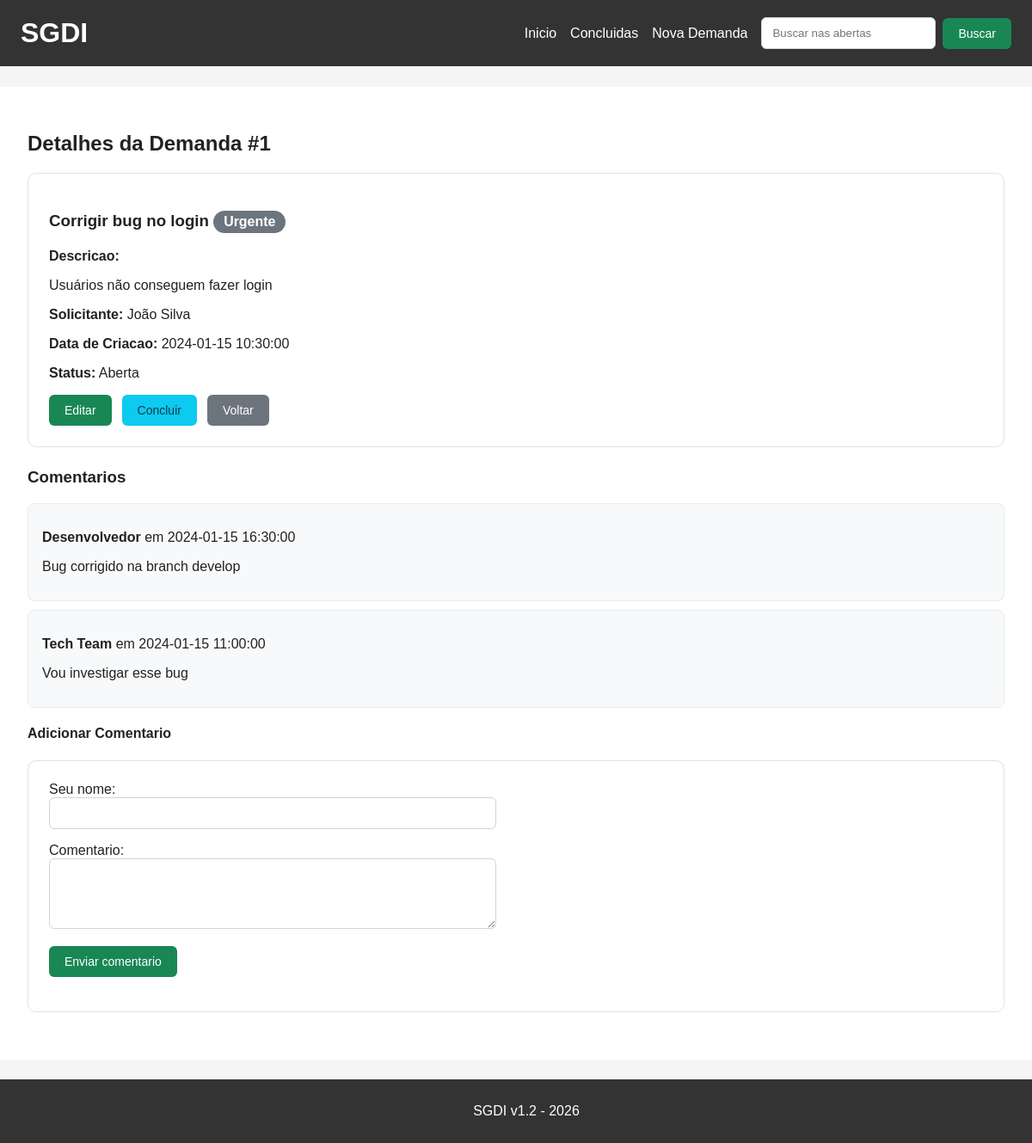
The app's page /detalhes/1, older data.
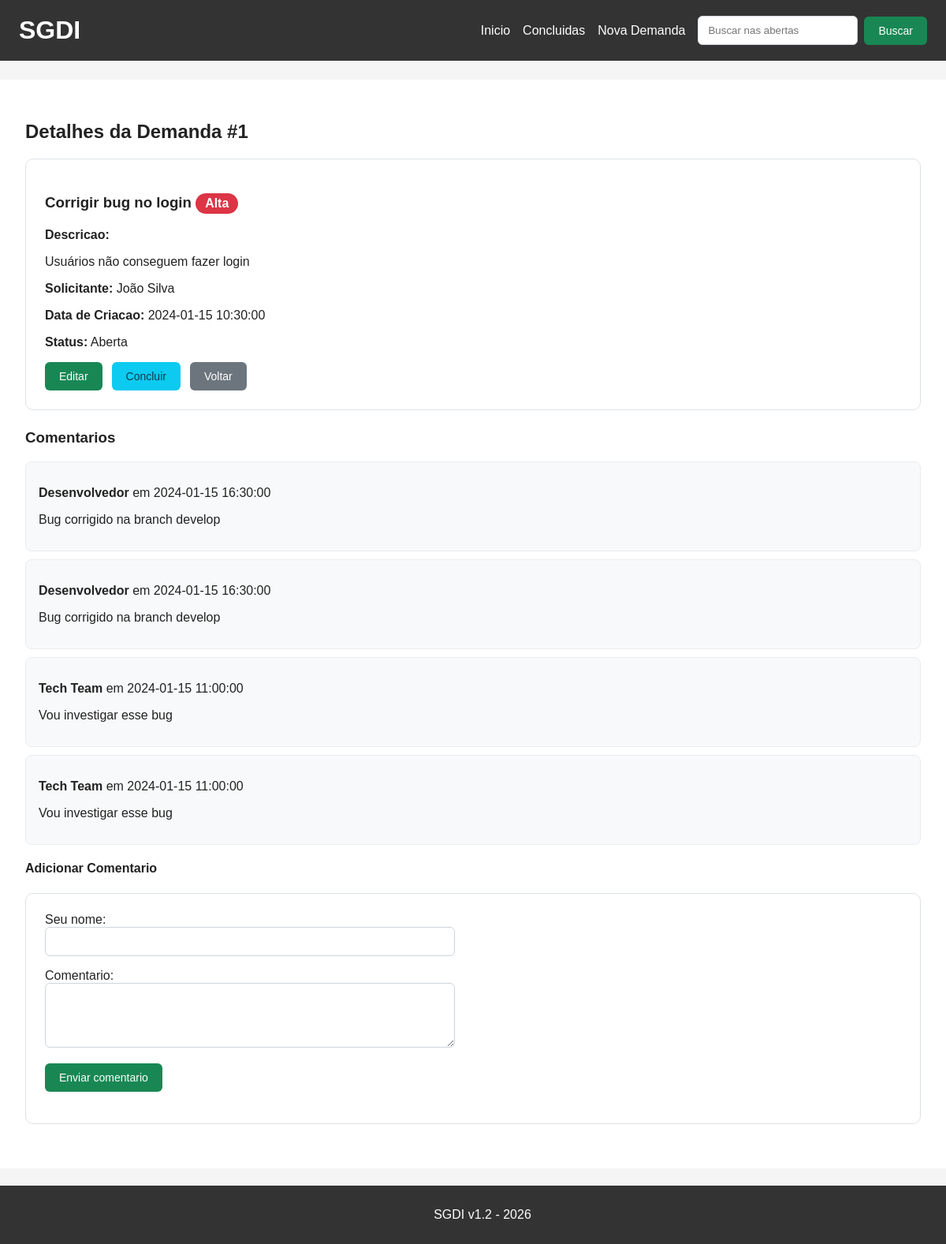
The same page, newer data.
### tables this page shows
CREATE TABLE demandas (
    id INTEGER PRIMARY KEY AUTOINCREMENT,
    titulo TEXT NOT NULL,
    descricao TEXT NOT NULL,
    solicitante TEXT NOT NULL,
    prioridade TEXT NOT NULL DEFAULT 'Média',
    status TEXT NOT NULL DEFAULT 'Aberta',
    data_criacao TEXT NOT NULL
);

CREATE TABLE comentarios (
    id INTEGER PRIMARY KEY AUTOINCREMENT,
    demanda_id INTEGER NOT NULL,
    comentario TEXT NOT NULL,
    autor TEXT NOT NULL,
    data TEXT NOT NULL,
    FOREIGN KEY (demanda_id) REFERENCES demandas(id) ON DELETE CASCADE
);

### app.py (the view)
@app.route("/detalhes/<int:id>")
def detalhes(id):
    conn = get_db()
    try:
        demanda = conn.execute("SELECT * FROM demandas WHERE id = ?", (id,)).fetchone()
        if not demanda:
            abort(404)
        comentarios = conn.execute(
            "SELECT * FROM comentarios WHERE demanda_id = ? ORDER BY data DESC",
            (id,),
        ).fetchall()
    finally:
        conn.close()
    rota_voltar = "concluidas" if demanda["status"] == STATUS_CONCLUIDA else "index"
    return render_template(
        "detalhes.html",
        demanda=demanda,
        comentarios=comentarios,
        rota_voltar=rota_voltar,
    )

### app.py (called while the page is built)
def get_db():
    return get_db_connection()

@app.template_filter("priority_slug")
def priority_slug(value):
    return PRIORIDADE_SLUGS.get(value, "neutra")

### database.py (called while the page is built)
def get_db_connection():
    conn = sqlite3.connect(DB_PATH)
    conn.row_factory = sqlite3.Row
    conn.execute("PRAGMA foreign_keys = ON")
    return conn

### templates/detalhes.html (shortened to what this page needs)
{% extends "base.html" %}
{% block content %}
<h2>Detalhes da Demanda #{{ demanda['id'] }}</h2>
<div class="detail-card">
    <h3>
        {{ demanda['titulo'] }}
        <span class="badge prioridade-{{ demanda['prioridade']|priority_slug }}">{{ demanda['prioridade'] }}</span>
    </h3>
    <p><strong>Descricao:</strong></p>
    <p>{{ demanda['descricao'] }}</p>
    <p><strong>Solicitante:</strong> {{ demanda['solicitante'] }}</p>
    <p><strong>Data de Criacao:</strong> {{ demanda['data_criacao'] }}</p>
    <p><strong>Status:</strong> {{ demanda['status'] }}</p>
    <div class="form-actions">
        {% if demanda['status'] == 'Aberta' %}
            <a href="{{ url_for('editar', id=demanda['id']) }}" class="button-link">Editar</a>
            <form method="POST" action="{{ url_for('concluir', id=demanda['id']) }}">
                <button type="submit" class="info-button">Concluir</button>
            </form>
        {% else %}
            <form method="POST" action="{{ url_for('reabrir', id=demanda['id']) }}">
                <button type="submit" class="warning-button">Reabrir</button>
            </form>
        {% endif %}
        <a href="{{ url_for(rota_voltar) }}" class="button-link secondary-link">Voltar</a>
    </div>
</div>
<h3>Comentarios</h3>
{% if comentarios %}
    {% for comentario in comentarios %}
        <div class="comment-card">
            <p><strong>{{ comentario['autor'] }}</strong> em {{ comentario['data'] }}</p>
            <p>{{ comentario['comentario'] }}</p>
        </div>
    {% endfor %}
{% else %}
    <p class="empty-state">Nenhum comentario registrado.</p>
{% endif %}
<h4>Adicionar Comentario</h4>
<form method="POST" action="{{ url_for('adicionar_comentario', demanda_id=demanda['id']) }}" class="form-card">
    <div>
        <label for="autor">Seu nome:</label><br>
        <input type="text" id="autor" name="autor" size="30" required>
    </div>
    <div>
        <label for="comentario">Comentario:</label><br>
        <textarea id="comentario" name="comentario" rows="4" cols="50" required></textarea>
    </div>
    <div class="form-actions">
        <button type="submit">Enviar comentario</button>
    </div>
</form>
{% endblock %}

### templates/base.html (shortened to what this page needs)
<!DOCTYPE html>
<html lang="pt-BR">
<head>
    <link rel="stylesheet" href="{{ url_for('static', filename='style.css') }}">
</head>
<body>
    <div class="header">
        <div class="header-inner">
            <h1>SGDI</h1>
            <div class="menu">
                <a href="{{ url_for('index') }}">Inicio</a>
                <a href="{{ url_for('concluidas') }}">Concluidas</a>
                <a href="{{ url_for('nova_demanda') }}">Nova Demanda</a>
                <form action="{{ url_for('buscar') }}" method="GET" class="search-form">
                    <input type="text" name="q" placeholder="Buscar nas abertas" value="{{ termo_busca or '' }}">
                    <button type="submit">Buscar</button>
                </form>
            </div>
        </div>
    </div>
    <div class="container">
        {% block content %}{% endblock %}
    </div>
    <div class="footer">
        <p>SGDI v1.2 - 2026</p>
    </div>
</body>
</html>

### static/style.css (style rules this page uses)
body { font-family: Arial, sans-serif; background-color: #f5f5f5; color: #222; margin: 0; padding-bottom: 72px; }
a { color: #0a58ca; }
.header { background-color: #333; color: #fff; padding: 20px 24px; }
.header-inner { max-width: 1200px; margin: 0 auto; display: flex; align-items: center; justify-content: space-between; gap: 16px; }
.header h1 { margin: 0; }
.menu { display: flex; align-items: center; gap: 16px; flex-wrap: wrap; }
.menu a { color: #fff; text-decoration: none; }
.search-form { display: flex; gap: 8px; align-items: center; }
.container { max-width: 1200px; margin: 24px auto; background: #fff; padding: 32px; box-sizing: border-box; }
.footer { background-color: #333; color: #fff; text-align: center; padding: 12px; position: fixed; bottom: 0; width: 100%; }
button, .button-link { display: inline-flex; align-items: center; justify-content: center; background-color: #198754; color: #fff; padding: 10px 18px; border: none; border-radius: 6px; cursor: pointer; text-decoration: none; font-size: 14px; }
.secondary-link { background-color: #6c757d; }
.info-button { background-color: #0dcaf0; color: #073b4c; }
form div { margin-bottom: 16px; }
input[type="text"], textarea, select { width: 100%; max-width: 520px; padding: 10px 12px; border: 1px solid #ced4da; border-radius: 6px; box-sizing: border-box; }
textarea { resize: vertical; }
.form-card, .detail-card { border: 1px solid #dee2e6; border-radius: 10px; padding: 24px; margin-bottom: 24px; }
.form-actions { display: flex; gap: 12px; align-items: center; flex-wrap: wrap; }
.badge { display: inline-block; padding: 4px 12px; border-radius: 999px; font-size: 0.85em; font-weight: bold; color: #fff; }
.prioridade-alta { background-color: #dc3545; }
.comment-card { background: #f8f9fa; border: 1px solid #e9ecef; border-radius: 8px; padding: 14px 16px; margin: 10px 0; }

Row changes from the older to the newer data that the page shows:
changed demandas "Corrigir bug no login": prioridade "Urgente" → "Alta"
added comentarios: autor "Desenvolvedor", data "2024-01-15 16:30:00", comentario "Bug corrigido na branch develop"
added comentarios: autor "Tech Team", data "2024-01-15 11:00:00", comentario "Vou investigar esse bug"
